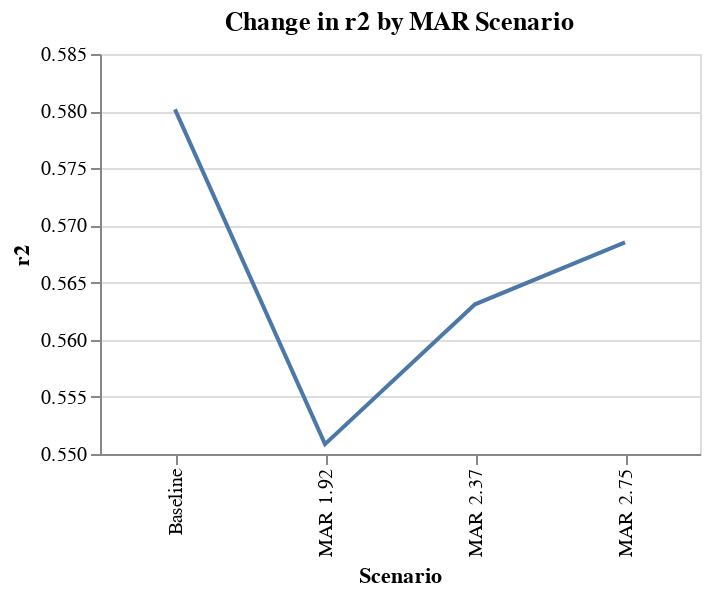

The cell this chart's notebook holds for it:
### Markdown cell above
# Missing at Random (MAR) Scenario Analysis

### Code cell
source = df_overall[df_overall['Scenario'].str.contains("MAR") | df_overall['Scenario'].str.contains("Baseline")]
alt.Chart(source).mark_line().encode(
    alt.Y('r2:Q', scale=alt.Scale(zero=False)),
    x='Scenario'
).properties(title='Change in r2 by MAR Scenario', width=300, height=200)

### Figure 1 — Vega-Lite specification as saved in the notebook (floating-point values rounded to 4 significant figures)
{"config": {"view": {"continuousWidth": 400, "continuousHeight": 300}}, "data": {"name": "data-1d8ea0ea2bef549d904d25dd1e730211"}, "mark": "line", "encoding": {"x": {"type": "nominal", "field": "Scenario"}, "y": {"type": "quantitative", "field": "r2", "scale": {"zero": false}}}, "height": 200, "title": "Change in r2 by MAR Scenario", "width": 300, "$schema": "https://vega.github.io/schema/vega-lite/v4.8.1.json", "datasets": {"data-1d8ea0ea2bef549d904d25dd1e730211": [{"index": 0, "Scenario": "Baseline", "mae": 0.5368, "mse": 0.5563, "rmse_val": 0.7459, "r2": 0.5802, "mae_diff": 0.0, "mse_diff": 0.0, "r2_diff": 0.0, "MedInc": 0.4591, "HouseAge": 0.009726, "AveRooms": -0.1374, "AveBedrms": 0.8201, "Population": -5.208e-06, "AveOccup": -0.00339, "Latitude": -0.4129, "Longitude": -0.4282}, {"index": 0, "Scenario": "MAR 1.92", "mae": 0.5436, "mse": 0.5952, "rmse_val": 0.7715, "r2": 0.5509, "mae_diff": 0.006799, "mse_diff": 0.02559, "r2_diff": -0.0293, "MedInc": 0.4207, "HouseAge": 0.009876, "AveRooms": -0.06987, "AveBedrms": 0.5291, "Population": -6.244e-06, "AveOccup": -0.003248, "Latitude": -0.4288, "Longitude": -0.4402}, {"index": 0, "Scenario": "MAR 2.37", "mae": 0.5445, "mse": 0.5789, "rmse_val": 0.7609, "r2": 0.5631, "mae_diff": 0.007766, "mse_diff": 0.015, "r2_diff": -0.01706, "MedInc": 0.4078, "HouseAge": 0.009858, "AveRooms": -0.04662, "AveBedrms": 0.4133, "Population": -6.482e-06, "AveOccup": -0.003198, "Latitude": -0.4347, "Longitude": -0.4454}, {"index": 0, "Scenario": "MAR 2.75", "mae": 0.545, "mse": 0.5718, "rmse_val": 0.7562, "r2": 0.5685, "mae_diff": 0.00823, "mse_diff": 0.01028, "r2_diff": -0.01165, "MedInc": 0.3971, "HouseAge": 0.009931, "AveRooms": -0.02667, "AveBedrms": 0.3677, "Population": -6.023e-06, "AveOccup": -0.003164, "Latitude": -0.4408, "Longitude": -0.4509}]}}
